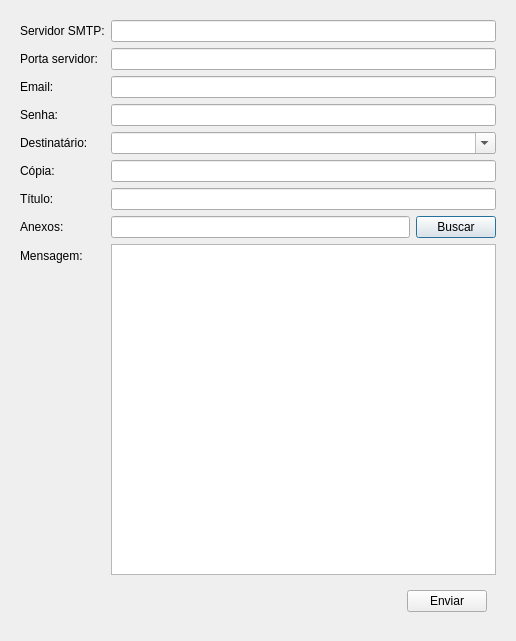
<?xml version="1.0" encoding="UTF-8"?>
<ui version="4.0">
 <class>SendMail</class>
 <widget class="QDialog" name="SendMail">
  <property name="geometry">
   <rect>
    <x>0</x>
    <y>0</y>
    <width>516</width>
    <height>641</height>
   </rect>
  </property>
  <property name="windowTitle">
   <string>Enviar e-mail</string>
  </property>
  <property name="locale">
   <locale language="Portuguese" country="Brazil"/>
  </property>
  <layout class="QHBoxLayout" name="horizontalLayout">
   <item>
    <widget class="QWidget" name="widget" native="true">
     <layout class="QFormLayout" name="formLayout">
      <item row="0" column="0">
       <widget class="QLabel" name="labelEmail_3">
        <property name="text">
         <string>Servidor SMTP:</string>
        </property>
       </widget>
      </item>
      <item row="0" column="1">
       <widget class="QLineEdit" name="lineEditServidor">
        <property name="text">
         <string/>
        </property>
       </widget>
      </item>
      <item row="1" column="0">
       <widget class="QLabel" name="labelEmail_2">
        <property name="text">
         <string>Porta servidor:</string>
        </property>
       </widget>
      </item>
      <item row="1" column="1">
       <widget class="QLineEdit" name="lineEditPorta">
        <property name="text">
         <string/>
        </property>
       </widget>
      </item>
      <item row="2" column="0">
       <widget class="QLabel" name="labelEmail">
        <property name="text">
         <string>Email:</string>
        </property>
       </widget>
      </item>
      <item row="4" column="0">
       <widget class="QLabel" name="labelPasswd">
        <property name="text">
         <string>Senha:</string>
        </property>
       </widget>
      </item>
      <item row="4" column="1">
       <widget class="QLineEdit" name="lineEditPasswd">
        <property name="echoMode">
         <enum>QLineEdit::Password</enum>
        </property>
       </widget>
      </item>
      <item row="5" column="0">
       <widget class="QLabel" name="labelDest">
        <property name="text">
         <string>Destinatário:</string>
        </property>
       </widget>
      </item>
      <item row="6" column="0">
       <widget class="QLabel" name="labelCopia">
        <property name="text">
         <string>Cópia:</string>
        </property>
       </widget>
      </item>
      <item row="6" column="1">
       <widget class="QLineEdit" name="lineEditCopia"/>
      </item>
      <item row="7" column="0">
       <widget class="QLabel" name="labelTitulo">
        <property name="text">
         <string>Título:</string>
        </property>
       </widget>
      </item>
      <item row="7" column="1">
       <widget class="QLineEdit" name="lineEditTitulo"/>
      </item>
      <item row="8" column="0">
       <widget class="QLabel" name="labelAnexo">
        <property name="text">
         <string>Anexos:</string>
        </property>
       </widget>
      </item>
      <item row="8" column="1">
       <layout class="QHBoxLayout" name="horizontalLayout_3">
        <item>
         <widget class="QLineEdit" name="lineEditAnexo"/>
        </item>
        <item>
         <widget class="QPushButton" name="pushButtonBuscar">
          <property name="text">
           <string>Buscar</string>
          </property>
         </widget>
        </item>
       </layout>
      </item>
      <item row="9" column="0">
       <widget class="QLabel" name="labelMensagem">
        <property name="text">
         <string>Mensagem:</string>
        </property>
       </widget>
      </item>
      <item row="9" column="1">
       <widget class="QTextEdit" name="textEdit">
        <property name="minimumSize">
         <size>
          <width>0</width>
          <height>300</height>
         </size>
        </property>
        <property name="html">
         <string>&lt;!DOCTYPE HTML PUBLIC &quot;-//W3C//DTD HTML 4.0//EN&quot; &quot;http://www.w3.org/TR/REC-html40/strict.dtd&quot;&gt;
&lt;html&gt;&lt;head&gt;&lt;meta name=&quot;qrichtext&quot; content=&quot;1&quot; /&gt;&lt;style type=&quot;text/css&quot;&gt;
p, li { white-space: pre-wrap; }
&lt;/style&gt;&lt;/head&gt;&lt;body style=&quot; font-family:'Ubuntu'; font-size:11pt; font-weight:400; font-style:normal;&quot;&gt;
&lt;p style=&quot;-qt-paragraph-type:empty; margin-top:12px; margin-bottom:12px; margin-left:0px; margin-right:0px; -qt-block-indent:0; text-indent:0px; font-family:'MS Shell Dlg 2'; font-size:8.25pt;&quot;&gt;&lt;br /&gt;&lt;/p&gt;&lt;/body&gt;&lt;/html&gt;</string>
        </property>
       </widget>
      </item>
      <item row="10" column="0" colspan="2">
       <widget class="QWidget" name="widget_2" native="true">
        <layout class="QHBoxLayout" name="horizontalLayout_2">
         <item>
          <spacer name="horizontalSpacer">
           <property name="orientation">
            <enum>Qt::Horizontal</enum>
           </property>
           <property name="sizeHint" stdset="0">
            <size>
             <width>0</width>
             <height>0</height>
            </size>
           </property>
          </spacer>
         </item>
         <item>
          <widget class="QPushButton" name="pushButtonEnviar">
           <property name="text">
            <string>Enviar</string>
           </property>
          </widget>
         </item>
        </layout>
       </widget>
      </item>
      <item row="2" column="1">
       <widget class="QLineEdit" name="lineEditEmail"/>
      </item>
      <item row="5" column="1">
       <widget class="QComboBox" name="comboBoxDest">
        <property name="editable">
         <bool>true</bool>
        </property>
       </widget>
      </item>
     </layout>
    </widget>
   </item>
  </layout>
 </widget>
 <tabstops>
  <tabstop>lineEditServidor</tabstop>
  <tabstop>lineEditPorta</tabstop>
  <tabstop>lineEditEmail</tabstop>
  <tabstop>lineEditPasswd</tabstop>
  <tabstop>comboBoxDest</tabstop>
  <tabstop>lineEditCopia</tabstop>
  <tabstop>lineEditTitulo</tabstop>
  <tabstop>lineEditAnexo</tabstop>
  <tabstop>pushButtonBuscar</tabstop>
  <tabstop>textEdit</tabstop>
  <tabstop>pushButtonEnviar</tabstop>
 </tabstops>
 <resources/>
 <connections/>
</ui>
